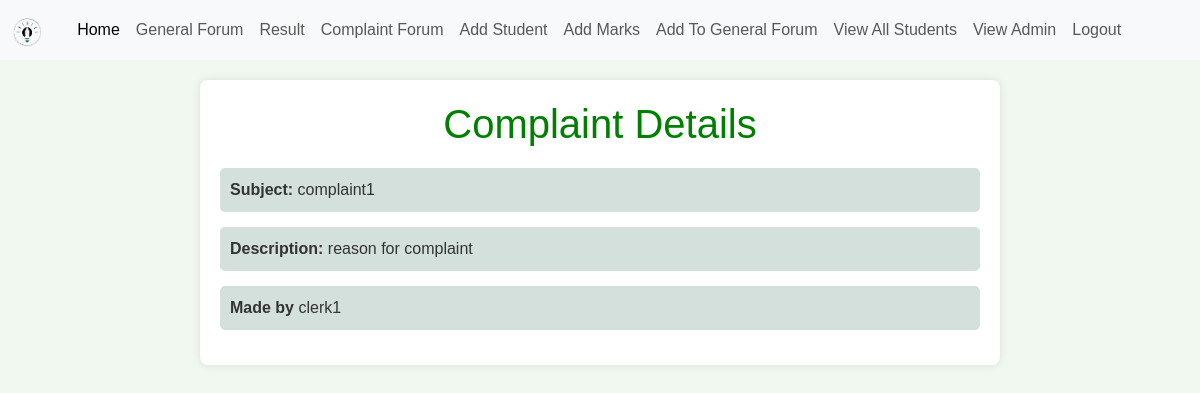
The app's page /complaint_details/3 with its own data.
### deptmanagementsystem/models.py (models this page shows, shortened)
class Complaints(models.Model):
    subject = models.CharField(max_length=200)
    description = models.CharField(max_length=500)
    user = models.ForeignKey(User, on_delete=models.CASCADE, null=True, blank=True)

class User(AbstractUser):
    USER_TYPE_CHOICES = [
        ("prof", "Professor"),
        ("stud", "Student"),
        ("hod", "Head of Department"),
        ("clerk", "Clerk"),
    ]
    userType = models.CharField(max_length=10, choices=USER_TYPE_CHOICES, default=USER_TYPE_CHOICES[1][1]) #default is student

### deptmanagementsystem/views.py (the view)
# urls.py: path('complaint_details/<int:complaint_id>', complaint_details, name='complaint-details'),
def complaint_details(request, complaint_id):
    complaint = get_object_or_404(Complaints, pk=complaint_id)
    return render(request, 'complaintdetails.html', {'complaint': complaint})

### templates/complaintdetails.html (shortened to what this page needs)
{% extends 'base.html' %}
{% block content %}
    <div class="container">
        <h1>Complaint Details</h1>
        <div class="complaint-details">
            <div class="complaint-item">
                <strong>Subject:</strong> {{ complaint.subject }}
            </div>
            <div class="complaint-item">
                <strong>Description:</strong> {{ complaint.description }}
            </div>
            <div class="complaint-item">
                <strong>Made by</strong> {{ complaint.user.username }}
            </div>
        </div>
    </div>
{% endblock %}

### templates/complaintdetails.html (style rules this page uses)
body { font-family: Arial, sans-serif; background-color: #f0f8f0; color: #333; margin: 0; padding: 0; }
.container { max-width: 800px; margin: 20px auto; padding: 20px; background-color: #fff; border-radius: 8px; box-shadow: 0 0 10px rgba(0, 0, 0, 0.1); }
h1 { color: #007f00; text-align: center; }
.complaint-details { margin-top: 20px; }
.complaint-item { margin-bottom: 15px; padding: 10px; background-color: #d3e0dc; border-radius: 5px; }

### records on screen
Complaints: subject "complaint1", description "reason for complaint", user.username "clerk1"
